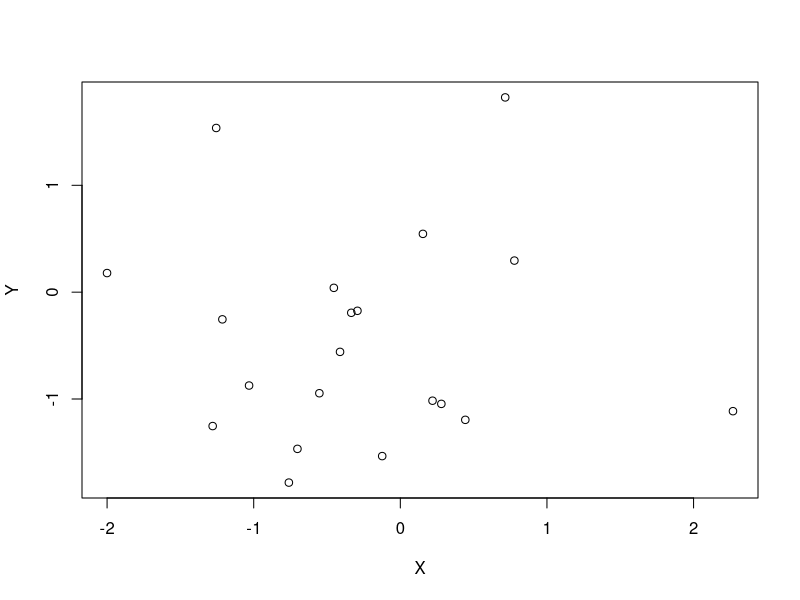
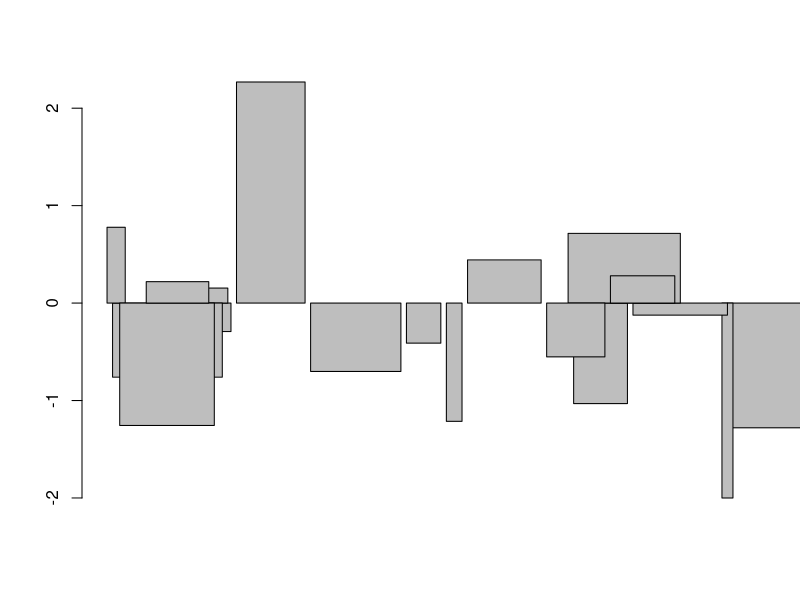

Write the R code that produced these figures, in order.
######example code#############

X<-rnorm(20)
Y<-rnorm(20)
plot(X,Y)

print("Hello world!")
print("YIkes!")

print("Am I here?")


print("second test")
barplot(X,Y)